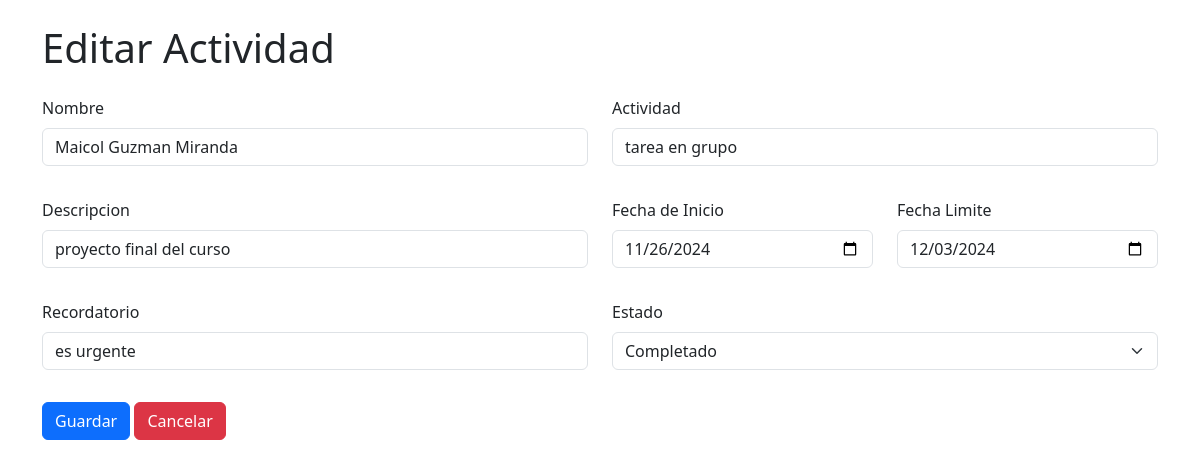
Screenshot of /operaciones/editar.php?id=7 (signed in) with the database file from the repository.
### tables this page shows
CREATE TABLE `agenda` (
  `id` int(11) NOT NULL,
  `nombre` varchar(255) NOT NULL,
  `actividad` varchar(255) NOT NULL,
  `descripcion` varchar(255) NOT NULL,
  `fecha_inicio` date NOT NULL,
  `fecha_limite` date NOT NULL,
  `recordatorio` varchar(255) NOT NULL,
  `estado` varchar(255) NOT NULL,
  `usuario_id` int(11) NOT NULL
);

### operaciones/editar.php (the view, shortened to what this page needs)
<?php
require_once '../conexion/conexion.php';
if (isset($_GET['id']) && is_numeric($_GET['id'])) {
    $id = $_GET['id'];
    $sql = "SELECT * FROM `agenda` WHERE id = ?";
    $stmt = mysqli_prepare($conexion, $sql);
    if ($stmt) {
        mysqli_stmt_bind_param($stmt, "i", $id);
        mysqli_stmt_execute($stmt);
        $resultado = mysqli_stmt_get_result($stmt);
        $datosActividad = mysqli_fetch_assoc($resultado);
    } else {
        die("Error en la preparación de la consulta: " . mysqli_error($conexion));
    }
}
?>
    <!DOCTYPE html>
    <html lang="en">
    <head>
        <link href="https://cdn.jsdelivr.net/npm/bootstrap@5.3.3/dist/css/bootstrap.min.css" rel="stylesheet">
    </head>
    <body>
        <div class="container mt-4">
            <div class="card-body">
                <h1>Editar Actividad</h1>
                <form action="" method="post">
                    <div class="row">
                        <div class="mb-3 mt-3 col-6">
                            <label for="" class="form-label">Nombre </label>
                            <input type="text" class="form-control" name="nombre" id="nombre" value="<?php echo $datosActividad['nombre']; ?>">
                        </div>
                        <div class="mb-3 mt-3 col-6">
                            <label for="" class="form-label">Actividad</label>
                            <input type="text" class="form-control" name="actividad" id="actividad" value="<?php echo $datosActividad['actividad']; ?>">
                        </div>
                    </div>
                    <div class="row">
                        <div class="mb-3 mt-3 col-6">
                            <label for="" class="form-label">Descripcion</label>
                            <input type="text" class="form-control" name="descripcion" id="descripcion" value="<?php echo $datosActividad['descripcion']; ?>">
                        </div>
                        <div class="mb-3 mt-3 col-3">
                            <label for="" class="form-label">Fecha de Inicio</label>
                            <input type="date" class="form-control" name="fecha_inicio" id="fecha_inicio" value="<?php echo $datosActividad['fecha_inicio']; ?>">
                        </div>
                        <div class="mb-3 mt-3 col-3">
                            <label for="" class="form-label">Fecha Limite</label>
                            <input type="date" class="form-control" name="fecha_limite" id="fecha_limite" value="<?php echo $datosActividad['fecha_limite']; ?>">
                        </div>
                    </div>
                    <div class="row">
                        <div class="mb-3 mt-3 col-6">
                            <label for="" class="form-label">Recordatorio</label>
                            <input type="text" class="form-control" name="recordatorio" id="recordatorio" value="<?php echo $datosActividad['recordatorio']; ?>">
                        </div>
                        <div class="mb-3 mt-3 col-6">
                            <label for="" class="form-label">Estado</label><br>
                            <select class="form-select" name="estado" id="estado">
                                <option value="completado" <?php echo ($datosActividad['estado'] == 'completado') ? 'selected' : ''; ?>>Completado</option>
                            </select>
                        </div>
                    </div>
                    <div class="row">
                        <div class="mb-3 mt-3 col-6">
                            <input type="submit" class="btn btn-primary" value="Guardar">
                            <a href="inicio.php" class="btn btn-danger">Cancelar</a>
                        </div>
                    </div>
                </form>
            </div>
        </div>
    </body>
    </html>

### rows the page displays
agenda: nombre "Maicol Guzman Miranda", actividad "tarea en grupo", descripcion "proyecto final del curso", fecha_inicio "11/26/2024", fecha_limite "12/03/2024", recordatorio "es urgente", estado "Completado"
